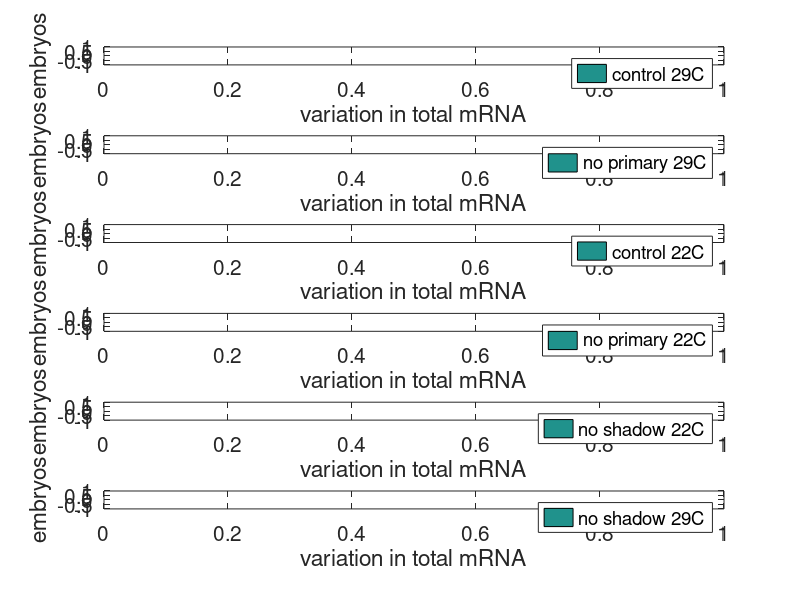

Reproduce this figure in MATLAB. (Note: this script raises an error after producing the figure.)
%%                          Plot_DotComps.m                             %%
%
% Analyzing New Shadow data
%
%
% Alistair Boettiger                                   Date Begun: 03/05/10
% Levine Lab                                     Functional Since: 03/06/10
%                                                   Last Modified: 03/17/10

%% Description
% comparison
%
%
%% Updates


%% Source Code
clear all;

folder =  '/Volumes/Data/Lab Data/Shadow_data';
s29_root = 'sogSxYW_29C_LacZ_sog';
sp29_root = 'sog2enh_29C_LacZ_sog';
sp22_root = 'sog2enh_22C_LacZ_sog';
s22_root = 'sogSxYW_22C_LacZ_sog';
p22_root = 'sogPxYW_22C_LacZ_sog';
p29_root = 'SogP30C_LacZ_sog';

N = 40;

p29_miss_cnt = zeros(N,1);
p29_miss_rate = zeros(N,1); 
p29_lowon = zeros(N,1);

p22_miss_cnt = zeros(N,1);
p22_miss_rate = zeros(N,1); 
p22_lowon = zeros(N,1);

s29_miss_cnt = zeros(N,1);
s29_miss_rate = zeros(N,1); 
s29_lowon = zeros(N,1);

sp29_miss_cnt = zeros(N,1);
sp29_miss_rate = zeros(N,1); 
sp29_lowon = zeros(N,1);

sp22_miss_cnt = zeros(N,1);
sp22_miss_rate = zeros(N,1); 
sp22_lowon = zeros(N,1);

s22_miss_cnt = zeros(N,1);
s22_miss_rate = zeros(N,1); 
s22_lowon = zeros(N,1);

for n=1:N

    if n<10
        emb = ['0',num2str(n)];
    else
        emb = num2str(n);
    end
   
    try
    load([folder,'/',s29_root,emb,'_data.mat']); 
    
    % get the indices of all nuclei in green that are not also red.  
    % require these nuclei also fall in the 'region' for red nuclei.  
    s29_miss_cnt(n) =  length(intersect(setdiff(pts2,pts1), ptr_nucin2));  
    s29_miss_rate(n) = s29_miss_cnt(n)/length(pts2); 
    s29_lowon(n) = lowon_fxn(H,handles,nin2);
    catch ME
        disp(['can not find file' folder,'/',s29_root,emb,'_data.mat']);
    end
    
    try   
    load([folder,'/',sp29_root,emb,'_data.mat']); 
    sp29_miss_cnt(n) =  length(intersect(setdiff(pts2,pts1), ptr_nucin2)); 
    sp29_miss_rate(n) = sp29_miss_cnt(n)/length(pts2); 
        sp29_lowon(n) = lowon_fxn(H,handles,nin2); 
    catch ME
          disp(['can not find file' folder,'/',sp29_root,emb,'_data.mat']);
    end
    
        
    try   
    load([folder,'/',sp22_root,emb,'_data.mat']); 
    sp22_miss_cnt(n) =  length(intersect(setdiff(pts2,pts1), ptr_nucin2)); 
    sp22_miss_rate(n) = sp22_miss_cnt(n)/length(pts2); 
    sp22_lowon(n) = lowon_fxn(H,handles,nin2); 
   
    
    catch ME
          disp(['can not find file' folder,'/',sp22_root,emb,'_data.mat']);
    end
    
    try   
    load([folder,'/',s22_root,emb,'_data.mat']); 
    s22_miss_cnt(n) =  length(intersect(setdiff(pts2,pts1), ptr_nucin2)); 
    s22_miss_rate(n) = sp22_miss_cnt(n)/length(pts2); 
    s22_lowon(n) = lowon_fxn(H,handles,nin2); 
    catch ME
          disp(['can not find file' folder,'/',s22_root,emb,'_data.mat']);
    end
        
    try   
    load([folder,'/',p22_root,emb,'_data.mat']); 
    p22_miss_cnt(n) =  length(intersect(setdiff(pts2,pts1), ptr_nucin2)); 
    p22_miss_rate(n) = p22_miss_cnt(n)/length(pts2); 
    p22_lowon(n) = lowon_fxn(H,handles,nin2); 
    catch ME
          disp(['can not find file' folder,'/',p22_root,emb,'_data.mat']);
    end
    
    try   
    load([folder,'/',p29_root,emb,'_data.mat']); 
    p29_miss_cnt(n) =  length(intersect(setdiff(pts2,pts1), ptr_nucin2)); 
    p29_miss_rate(n) = p29_miss_cnt(n)/length(pts2); 
    p29_lowon(n) = lowon_fxn(H,handles,nin2); 
    catch ME
          disp(['can not find file' folder,'/',p29_root,emb,'_data.mat']);
    end
end

save sog_shadow_data1

%%
load sog_shadow_data1; 
x = linspace(0,1,40);
figure(3); clf; subplot(6,1,1); set(gcf,'color','w');
 hist(nonzeros(sp29_lowon),x); legend('control 29C');
 set(gca,'FontSize',15); xlim([0,max(x)]); ylabel('embryos'); xlabel('variation in total mRNA'); 
 subplot(6,1,2); hist(nonzeros(s29_lowon),x); legend('no primary 29C');
 set(gca,'FontSize',15); xlim([0,max(x)]); ylabel('embryos'); xlabel('variation in total mRNA'); 
 subplot(6,1,3); hist(nonzeros(sp22_lowon),x); legend('control 22C');
 set(gca,'FontSize',15); xlim([0,max(x)]); ylabel('embryos'); xlabel('variation in total mRNA'); 
 subplot(6,1,4); hist(nonzeros(s22_lowon),x); legend('no primary 22C');
 set(gca,'FontSize',15); xlim([0,max(x)]); ylabel('embryos'); xlabel('variation in total mRNA'); 
  subplot(6,1,5); hist(nonzeros(p22_lowon),x); legend('no shadow 22C');
 set(gca,'FontSize',15); xlim([0,max(x)]); ylabel('embryos'); xlabel('variation in total mRNA'); 
   subplot(6,1,6); hist(nonzeros(p29_lowon),x); legend('no shadow 29C');
 set(gca,'FontSize',15); xlim([0,max(x)]); ylabel('embryos'); xlabel('variation in total mRNA'); 
 
  sp29_var =  hist(nonzeros(sp29_lowon),x);
 s29_var = hist(nonzeros(s29_lowon),x);
 sp22_var = hist(nonzeros(sp22_lowon),x); 
 s22_var =  hist(nonzeros(s22_lowon),x);
 p29_var =  hist(nonzeros(p29_lowon),x);
  p22_var =  hist(nonzeros(p22_lowon),x);
  
 xx = linspace(0,1,100); 
 method = 'pcubic';
sigma = .1; 
   
 sp29_var_n =  hist2dist(sp29_var,x,xx,method,sigma);
 s29_var_n = hist2dist(s29_var,x,xx,method,sigma);
 sp22_var_n = hist2dist(sp22_var,x,xx,method,sigma);
 s22_var_n =  hist2dist(s22_var,x,xx,method,sigma);
 p29_var_n =  hist2dist(p29_var,x,xx,method,sigma);
 p22_var_n =  hist2dist(p22_var,x,xx,method,sigma);
 
  figure(2); clf; 
    C = hsv(6); 
    plot(xx,sp29_var_n,'color',C(1,:),'LineWidth',3); hold on;
    plot(xx,s29_var_n,'color',C(2,:),'LineWidth',3); 
    plot(xx,sp22_var_n,'color',C(3,:),'LineWidth',3); 
    plot(xx,s22_var_n,'color',C(4,:),'LineWidth',3); 
     plot(xx,p29_var_n,'color',C(5,:),'LineWidth',3);
      plot(xx,p22_var_n,'color',C(6,:),'LineWidth',3);
    legend('2-enh 29C','no primary 29C','2-enh 22C','no primary 22C',...
        'no shadow 29C', 'no shadow 22C');
    set(gcf,'color','w'); set(gca,'FontSize',15); 
    xlabel('variance of transcript intensity'); 
    xlim([0,.7]);
    
    V{1} = nonzeros(sp29_lowon);
    V{2} = nonzeros(s29_lowon);
    V{3} = nonzeros(sp22_lowon);
    V{4} = nonzeros(s22_lowon); 
    V{5} = nonzeros(p29_lowon);
    V{6} = nonzeros(p22_lowon);
    
    P_var = zeros(6,6); 
    for i=1:6
        for j=1:6   
   P_var(i,j) =  log10(ranksum(V{i},V{j}));
        end
    end
    gn = {'2-enh 29C','no primary 29C','2-enh 22C','no primary 22C',...
        'no shadow 29C', 'no shadow 22C'};
    
    figure(6); clf; imagesc(P_var); colorbar;  colormap('cool');
    set(gca,'YtickLabel', str2mat(gn{:}),'YTick',1:6,'fontsize',15,...
    'YMinorTick','on'); title('Variance in Total mRNA');
    

%%
x = linspace(0,1,13);
figure(1); clf; subplot(6,1,1); set(gcf,'color','w');
 hist(nonzeros(sp29_miss_rate),x);title('control 29C','FontSize',15);% legend('control 29C');
  set(gca,'FontSize',15); xlim([0,1]); ylabel('embryos'); xlabel('fraction missing nuclei'); 
 subplot(6,1,2); hist(nonzeros(s29_miss_rate),x); title('no primary 29C','FontSize',15); % legend('no primary 29C');
  set(gca,'FontSize',15); xlim([0,1]); ylabel('embryos'); xlabel('fraction missing nuclei'); 
 subplot(6,1,3); hist(nonzeros(sp22_miss_rate),x); title('control 22C','FontSize',15); % legend('control 22C');
 set(gca,'FontSize',15); xlim([0,1]); ylabel('embryos'); xlabel('fraction missing nuclei'); 
 subplot(6,1,4); hist(nonzeros(s22_miss_rate),x); title('no primary 22C','FontSize',15);% legend('no primary 22C');
 set(gca,'FontSize',15); xlim([0,1]); ylabel('embryos'); xlabel('fraction missing nuclei'); 
  subplot(6,1,5); hist(nonzeros(p22_miss_rate),x); title('no shadow 22C','FontSize',15);% legend('no primary 22C');
 set(gca,'FontSize',15); xlim([0,1]); ylabel('embryos'); xlabel('fraction missing nuclei'); 
  subplot(6,1,6); hist(nonzeros(p29_miss_rate),x); title('no shadow 29C','FontSize',15);% legend('no primary 22C');
 set(gca,'FontSize',15); xlim([0,1]); ylabel('embryos'); xlabel('fraction missing nuclei'); 
 
 
  sp29_miss =   hist(nonzeros(sp29_miss_rate),x); 
 s29_miss = hist(nonzeros(s29_miss_rate),x);
 sp22_miss =  hist(nonzeros(sp22_miss_rate),x);
 s22_miss =  hist(nonzeros(s22_miss_rate),x);

 xx = linspace(0,1,100); 
 method = 'pcubic';
sigma = .15; 
   
 sp29_miss =  hist2dist(sp29_miss,x,xx,method,sigma);
 s29_miss = hist2dist(s29_miss,x,xx,method,sigma);
 sp22_miss = hist2dist(sp22_miss,x,xx,method,sigma);
 s22_miss =  hist2dist(s22_miss,x,xx,method,sigma);
 
  figure(4); clf; set(gcf,'color','w');
    C = hsv(4); 
    plot(xx,sp29_miss,'color',C(1,:),'LineWidth',3); hold on;
    plot(xx,s29_miss,'color',C(2,:),'LineWidth',3); 
    plot(xx,sp22_miss,'color',C(3,:),'LineWidth',3); 
    plot(xx,s22_miss,'color',C(4,:),'LineWidth',3); 
    legend('2-enh 29C','no primary 29C','2-enh 22C','no primary 22C');
    set(gca,'FontSize',15); xlabel('fraction inactive nuclei'); 

    
    % Stats
    
     
    V{1} = nonzeros(sp29_miss_rate);
    V{2} = nonzeros(s29_miss_rate);
    V{3} = nonzeros(sp22_miss_rate);
    V{4} = nonzeros(s22_miss_rate); 
    
    P_dot = zeros(4,4); 
    for i=1:4
        for j=1:4   
   P_dot(i,j) =  log10(ranksum(V{i},V{j}));
        end
    end
    gn = {'2-enh 29C','no primary 29C','2-enh 22C','no primary 22C'};
    
    figure(5); clf; imagesc(P_dot); colorbar; colormap('cool');
    set(gca,'YtickLabel', str2mat(gn{:}),'YTick',1:4,'fontsize',15,...
    'YMinorTick','on'); title('dots'); 

%%


  load([folder,'/',s29_root,'03','_data.mat']); %'06'
%load([folder,'/',sp29_root,'23','_data.mat']); 

figure(1); clf; imshow(handles.It);

% I = handles.It;
% I(:,:,3) = 1.4*I(:,:,3);
% figure(1); clf; imshow(1.5*I);

ints = sort(double(handles.Im1(:)));
mV = ints(round(.996*length(handles.Im1(:))));
Im1 = imadjust(handles.Im1,[12/255,mV/255]); 

Cell_bnd = false(h,w); Cell_bnd(handles.cell_bords) = 1;
Cell_bnd = imdilate(Cell_bnd,strel('disk',1)); 

 figure(2); clf;
    Io = uint8(zeros(h,w,3));
    Io(:,:,1) = mV; % Im1; 
    Io(:,:,2) =  imadd(uint8(0*L2.*Cell_bnd),0*handles.Im2); % imadd(uint8(255*Cell_bnd),1*handles.Im2);  %
    Io(:,:,3) =   imadd(uint8(255*Cell_bnd),0*handles.In); % uint8(255*Cell_bnd); %
   % Io = uint8(bsxfun(@times,double(Io)/155,double(handles.In)));
  clf; imshow(Io); hold on;
  title(['embryo ',emb],'FontSize',15); pause(2); 
  
  figure(5); 
 Io = uint8(zeros(h,w,3));
    Io(:,:,2) =  imadd(uint8(0*L2.*Cell_bnd),1*handles.Im2); % imadd(uint8(255*Cell_bnd),1*handles.Im2);  %
    % Io = uint8(bsxfun(@times,double(Io)/155,double(handles.In)));
  clf; imshow(Io); hold on;
  title(['embryo ',emb],'FontSize',15); pause(2); 

  %%

  for n=1:N

    if n<10
        emb = ['0',num2str(n)];
    else
        emb = num2str(n);
    end
   
  
% emb =  '02', 11,12,27;  % sp22 
% emb =  '10';  % s22 
% emb =  '26';  % sp29
% emb = '06' % s29

try  %
load([folder,'/',s29_root,emb,'_data.mat']); 

%figure(3); clf; hist(double(handles.Im1(:)),200);     

% 

cell_int = H; 
       Nnucs = max(H(:));
        mu_I = zeros(Nnucs,1); 
%         sig_I = zeros(Nnucs,1);
         mu_N = zeros(Nnucs,1);
        reg_data = regionprops(H,'PixelIdxList');
            for i=1:Nnucs; 
                pixes = reg_data(i).PixelIdxList;      
                mu_I(i) = median(handles.Im1(pixes));
                 mu_N(i) = median(handles.In(pixes));
%                 sig_I(i) = std(double(handles.Im1(pixes)));
                cell_int(pixes) = mu_I(i); 
            end

            cell_int = uint8( 255*cell_int./max(cell_int(:))  );
           % figure(4); clf; imshow(cell_int);

%
Cell_bnd = false(h,w);
Cell_bnd(handles.cell_bords) = 1;
 Cell_bnd = imdilate(Cell_bnd,strel('disk',1)); 

% Im1 = flipud(fliplr(Im1));
% L1 = flipud(fliplr(L1));
% L2 = flipud(fliplr(L2));
% Cell_bnd = flipud(fliplr(Cell_bnd));
% cell_int = flipud(fliplr(cell_int));
% handles.In = flipud(fliplr(handles.In));
% handles.Im2 = flipud(fliplr(handles.Im2));

 figure(3); clf;
    Io = uint8(zeros(h,w,3));
    Io(:,:,1) = imadd(imadd(imadd(.6*cell_int,handles.Im1), .3*handles.In),uint8(125*L2.*Cell_bnd)); 
    Io(:,:,2) =  imadd( imadd(uint8(125*L2.*Cell_bnd),0*handles.Im2), .3*handles.In); % imadd(uint8(255*Cell_bnd),1*handles.Im2);  %
    Io(:,:,3) =   imadd(uint8(0*L2.*Cell_bnd),.3*handles.In); % uint8(255*Cell_bnd); %
   % Io = uint8(bsxfun(@times,double(Io)/155,double(handles.In)));
  clf; imshow(Io); hold on;
  title(['embryo ',emb],'FontSize',15); pause(2); 
  
  
catch
end

  end
  
  %%
  
  load([folder,'/',sp29_root,'26','_data.mat']);  % s29_12  sp29 26


  figure(1); clf; imshow(handles.It);
  
cell_int = H; 
       Nnucs = max(H(:));
        mu_I = zeros(Nnucs,1); 
        reg_data = regionprops(H,'PixelIdxList');
            for i=1:Nnucs; 
                pixes = reg_data(i).PixelIdxList;      
                mu_I(i) = median(handles.Im1(pixes));
                cell_int(pixes) = mu_I(i); 
            end
            cell_int = uint8( 255*cell_int./max(cell_int(:)));
            

  
  s29_DI = uint8(bsxfun(@times,double(cell_int)/255,double(handles.Im1)));
   C = jet(70);  C = [zeros(3,3);C;ones(300,3)];
  figure(4); clf; imagesc(s29_DI); colormap(C);

  
    s29_DI = uint8(bsxfun(@times,double(cell_int)/255,double(handles.In)));
   C = jet(200);  C = [zeros(3,3);C;ones(50,3)];
  figure(5); clf; imagesc(s29_DI); colormap(C);
  
%%
x = linspace(0,1,10);
figure(1); clf; 
 hist(nonzeros(sp29_miss_rate),x); 
hblock =  findobj(gca,'type','patch');
set(hblock,'FaceColor','r','EdgeColor','k');
hold on; 
hist(nonzeros(s29_miss_rate),x); alpha(.6);
xlim([min(x)-.05,max(x)]); 
set(gca,'FontSize',17);
xlabel('Fraction missing reporter'); 
set(gcf,'Color','w');
legend('sog2enh, 29C','sogS, 29C');

x = linspace(0,1,10);
figure(2); clf; 
 hist(nonzeros(sp29_miss_rate),x); 
hblock =  findobj(gca,'type','patch');
set(hblock,'FaceColor','r','EdgeColor','k');
hold on; 
hist(nonzeros(sp22_miss_rate),x); alpha(.6);
xlim([min(x)-.05,max(x)]); 
set(gca,'FontSize',17);
xlabel('Fraction missing reporter'); 
set(gcf,'Color','w');
legend('sog2enh, 29C','sog2enh, 22C');

%%
 


 figure(2); clf;
     Io = uint8(zeros(h,w,3));
    Io(:,:,1) = uint8(255*L1);
    Io(:,:,2) = uint8(255*L2);
    Io(:,:,3) = 30*handles.In;
     DI = uint8(bsxfun(@times,double(Io)/255,double(handles.In)));
  clf; imshow(DI);
    for k=1:handles.Rs1
 hold on; plot(bndrys1{k}(:,1),bndrys1{k}(:,2),'r','LineWidth',3);
    end
    for k=1:handles.Rs2
 hold on; plot(bndrys2{k}(:,1),bndrys2{k}(:,2),'g','LineWidth',3);
    end
 hold on;
 plot(rna_x1,rna_y1,'r.');
 plot(rna_x2,rna_y2,'g.');

         Nnucs_on1 = length(pts1)
         Nnucs_on2 = length(pts2)
        on1_not_2 = setdiff(pts1,pts2);
        on2_not_1 = setdiff(pts2,pts1);
        cnt_1not2 = length(on1_not_2);
        cnt_2not1 = length(on2_not_1);